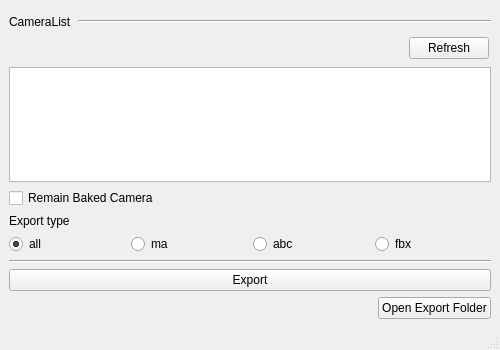
<?xml version="1.0" encoding="UTF-8"?>
<ui version="4.0">
    <class>MainWindow</class>
    <widget class="QMainWindow" name="MainWindow">
        <property name="geometry">
            <rect>
                <x>0</x>
                <y>0</y>
                <width>500</width>
                <height>350</height>
            </rect>
        </property>
        <property name="windowTitle">
            <string>MainWindow</string>
        </property>
        <widget class="QWidget" name="centralwidget">
            <layout class="QVBoxLayout" name="verticalLayout">
                <item>
                    <layout class="QGridLayout" name="gridLayout">
                        <item row="3" column="0">
                            <widget class="QCheckBox" name="ramain_cam_chk">
                                <property name="text">
                                    <string>Remain Baked Camera</string>
                                </property>
                            </widget>
                        </item>
                        <item row="9" column="0">
                            <layout class="QHBoxLayout" name="horizontalLayout">
                                <item>
                                    <spacer name="horizontalSpacer">
                                        <property name="orientation">
                                            <enum>Qt::Horizontal</enum>
                                        </property>
                                        <property name="sizeHint" stdset="0">
                                            <size>
                                                <width>40</width>
                                                <height>20</height>
                                            </size>
                                        </property>
                                    </spacer>
                                </item>
                                <item>
                                    <widget class="QPushButton" name="open_exp_folder_btn">
                                        <property name="text">
                                            <string>Open Export Folder</string>
                                        </property>
                                    </widget>
                                </item>
                            </layout>
                        </item>
                        <item row="8" column="0">
                            <widget class="QPushButton" name="export_btn">
                                <property name="text">
                                    <string>Export</string>
                                </property>
                            </widget>
                        </item>
                        <item row="10" column="0">
                            <spacer name="verticalSpacer">
                                <property name="orientation">
                                    <enum>Qt::Vertical</enum>
                                </property>
                                <property name="sizeHint" stdset="0">
                                    <size>
                                        <width>20</width>
                                        <height>40</height>
                                    </size>
                                </property>
                            </spacer>
                        </item>
                        <item row="5" column="0">
                            <widget class="QLabel" name="label">
                                <property name="text">
                                    <string>Export type</string>
                                </property>
                            </widget>
                        </item>
                        <item row="6" column="0">
                            <layout class="QHBoxLayout" name="horizontalLayout_2">
                                <item>
                                    <widget class="QRadioButton" name="all_exp_type_radio">
                                        <property name="text">
                                            <string>all</string>
                                        </property>
                                        <property name="checked">
                                            <bool>true</bool>
                                        </property>
                                        <attribute name="buttonGroup">
                                            <string notr="true">ext_group</string>
                                        </attribute>
                                    </widget>
                                </item>
                                <item>
                                    <widget class="QRadioButton" name="ma_exp_type_radio">
                                        <property name="text">
                                            <string>ma</string>
                                        </property>
                                        <attribute name="buttonGroup">
                                            <string notr="true">ext_group</string>
                                        </attribute>
                                    </widget>
                                </item>
                                <item>
                                    <widget class="QRadioButton" name="abc_exp_type_radio">
                                        <property name="text">
                                            <string>abc</string>
                                        </property>
                                        <attribute name="buttonGroup">
                                            <string notr="true">ext_group</string>
                                        </attribute>
                                    </widget>
                                </item>
                                <item>
                                    <widget class="QRadioButton" name="fbx_exp_type_radio">
                                        <property name="text">
                                            <string>fbx</string>
                                        </property>
                                        <attribute name="buttonGroup">
                                            <string notr="true">ext_group</string>
                                        </attribute>
                                    </widget>
                                </item>
                            </layout>
                        </item>
                        <item row="7" column="0">
                            <widget class="Line" name="line">
                                <property name="orientation">
                                    <enum>Qt::Horizontal</enum>
                                </property>
                            </widget>
                        </item>
                        <item row="2" column="0">
                            <widget class="QListWidget" name="camera_list">
                                <property name="selectionMode">
                                    <enum>QAbstractItemView::ExtendedSelection</enum>
                                </property>
                                <property name="sortingEnabled">
                                    <bool>true</bool>
                                </property>
                            </widget>
                        </item>
                        <item row="1" column="0">
                            <layout class="QHBoxLayout" name="horizontalLayout_4">
                                <property name="leftMargin">
                                    <number>2</number>
                                </property>
                                <property name="topMargin">
                                    <number>2</number>
                                </property>
                                <property name="rightMargin">
                                    <number>2</number>
                                </property>
                                <property name="bottomMargin">
                                    <number>2</number>
                                </property>
                                <item>
                                    <spacer name="horizontalSpacer_2">
                                        <property name="orientation">
                                            <enum>Qt::Horizontal</enum>
                                        </property>
                                        <property name="sizeHint" stdset="0">
                                            <size>
                                                <width>40</width>
                                                <height>20</height>
                                            </size>
                                        </property>
                                    </spacer>
                                </item>
                                <item>
                                    <widget class="QPushButton" name="camera_refresh_btn">
                                        <property name="text">
                                            <string>Refresh</string>
                                        </property>
                                    </widget>
                                </item>
                            </layout>
                        </item>
                        <item row="0" column="0">
                            <layout class="QHBoxLayout" name="horizontalLayout_3">
                                <property name="topMargin">
                                    <number>6</number>
                                </property>
                                <item>
                                    <widget class="QLabel" name="label_2">
                                        <property name="text">
                                            <string>CameraList</string>
                                        </property>
                                    </widget>
                                </item>
                                <item>
                                    <widget class="Line" name="line_2">
                                        <property name="sizePolicy">
                                            <sizepolicy hsizetype="Expanding" vsizetype="Fixed">
                                                <horstretch>0</horstretch>
                                                <verstretch>0</verstretch>
                                            </sizepolicy>
                                        </property>
                                        <property name="orientation">
                                            <enum>Qt::Horizontal</enum>
                                        </property>
                                    </widget>
                                </item>
                            </layout>
                        </item>
                    </layout>
                </item>
            </layout>
        </widget>
        <widget class="QMenuBar" name="menubar">
            <property name="geometry">
                <rect>
                    <x>0</x>
                    <y>0</y>
                    <width>508</width>
                    <height>21</height>
                </rect>
            </property>
        </widget>
        <widget class="QStatusBar" name="statusbar" />
    </widget>
    <resources />
    <connections />
    <buttongroups>
        <buttongroup name="ext_group" />
    </buttongroups>
</ui>
